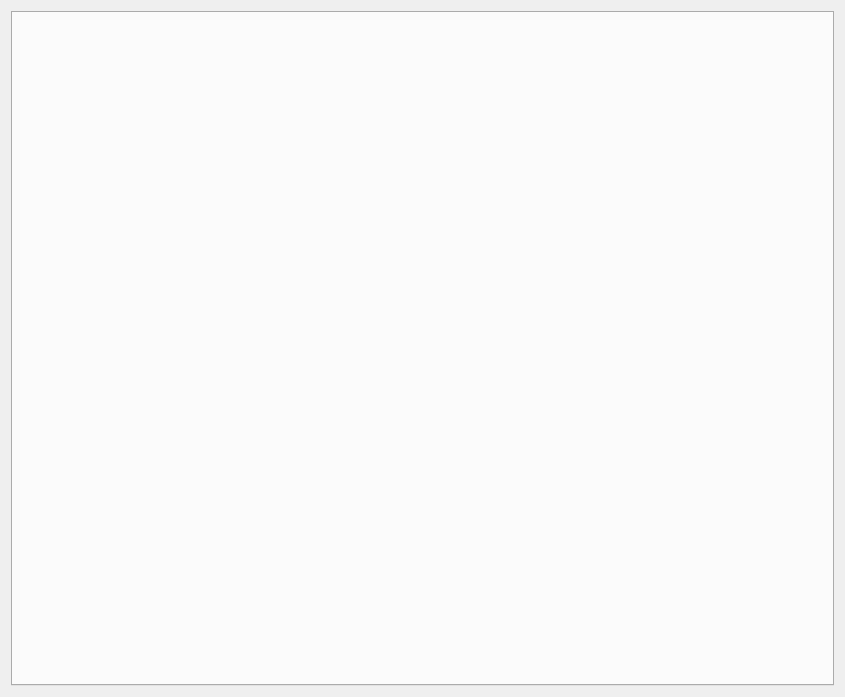
<?xml version="1.0" encoding="UTF-8"?>
<ui version="4.0">
 <class>MVC</class>
 <widget class="QWidget" name="MVC">
  <property name="geometry">
   <rect>
    <x>0</x>
    <y>0</y>
    <width>845</width>
    <height>697</height>
   </rect>
  </property>
  <property name="windowTitle">
   <string>Form</string>
  </property>
  <layout class="QGridLayout" name="gridLayout">
   <item row="0" column="0">
    <widget class="QTabWidget" name="tabWidget">
     <property name="currentIndex">
      <number>-1</number>
     </property>
    </widget>
   </item>
  </layout>
 </widget>
 <resources/>
 <connections/>
</ui>
